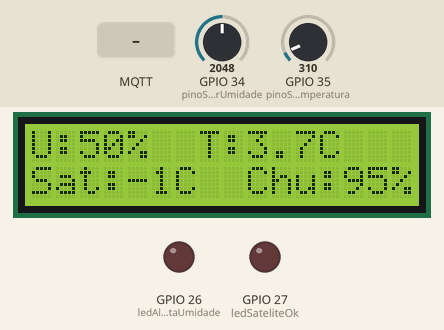
Simulated run of this sketch. Board: ESP32. Parts: 16×2 character LCD, output pins drawn as LEDs (lit = HIGH). The test bench sets the inputs (shaded band); at power-on: GPIO 34 (pinoSensorUmidade) = 2048, GPIO 35 (pinoSensorTemperatura) = 310. WiFi joins after 1.5 s; servers stay silent unless stated; random numbers use the default seed unless the sketch sets one; no MQTT or app messages arrive unless stated; what the sketch prints to the serial monitor is not drawn.

Above: at 2.9 s.
3.0 s: GPIO 34 (pinoSensorUmidade) set to 877
At 3.9 s:
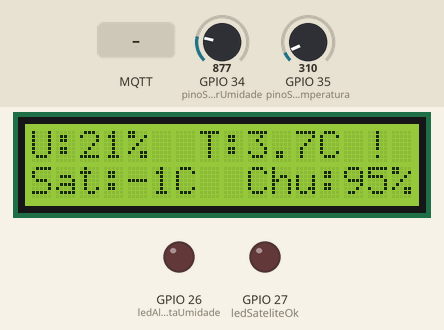
6.1 s: GPIO 34 (pinoSensorUmidade) set to 750
At 7.3 s:
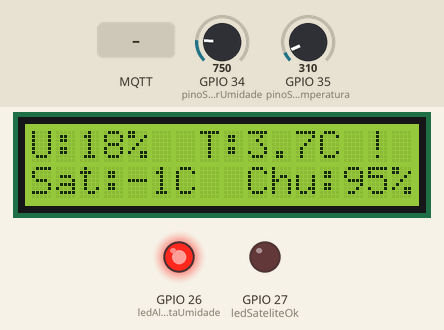
7.6 s: MQTT message "ON" arrives on the second subscribed topic
At 8.7 s:
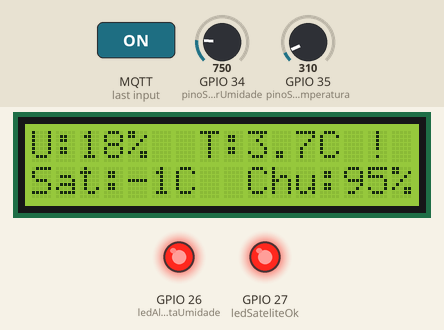
9.2 s: GPIO 34 (pinoSensorUmidade) set to 1219
At 9.7 s:
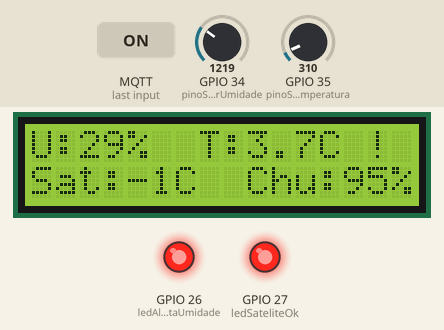
12.3 s: GPIO 34 (pinoSensorUmidade) set to 1331
At 13.3 s:
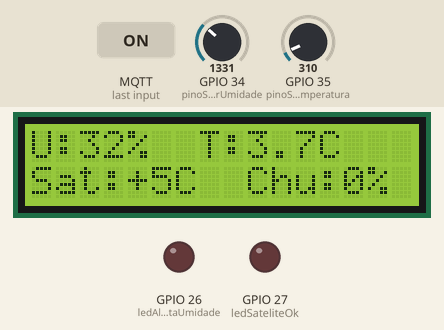
14.2 s: GPIO 35 (pinoSensorTemperatura) set to 372
At 15.2 s:
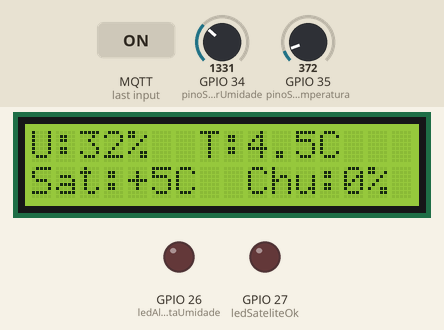
Timing chart, 0 to 16.8 s (numbered marks = the images above; inputs shaded):
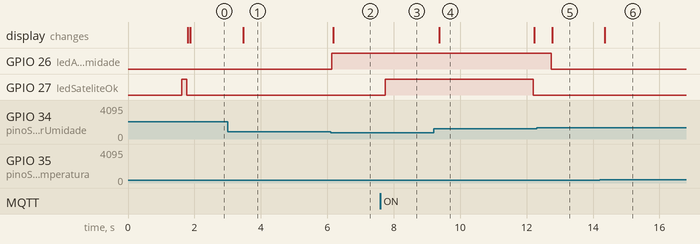

The sketch:

sketch.ino
```cpp
#include <WiFi.h>
#include <WiFiClientSecure.h>
#include <PubSubClient.h>
#include <LiquidCrystal_I2C.h>
#include <ArduinoJson.h>

// ========== CONFIGURAÇÕES WI-FI ==========
const char* ssid = "Wokwi-GUEST";
const char* password = "";

// ========== CONFIGURAÇÕES MQTT  ==========
const char* mqtt_server = "f05b7d6dd3404ddfa906daa3d79de4b0.s1.eu.hivemq.cloud";
const int mqtt_port = 8883;
const char* mqtt_user = "isismodd";
const char* mqtt_password = "Pipoca20";
const char* mqtt_client_id = "ESP32_Estacao_Solo_001";

// Tópicos MQTT
const char* topico_sensores_local = "estacao/solo/sensores";
const char* topico_satelite = "estacao/satelite/dados";
const char* topico_estacao_completa = "estacao/completa/status";
const char* topico_comando_led_alerta = "estacao/comando/led_alerta";
const char* topico_comando_led_satelite = "estacao/comando/led_satelite";

// ========== PINAGEM ==========
const int pinoSensorUmidade = 34;
const int pinoSensorTemperatura = 35;
const int ledAlertaUmidade = 26;
const int ledSateliteOk = 27;

// ========== LCD I2C ==========
LiquidCrystal_I2C lcd(0x27, 16, 2);

// ========== VARIÁVEIS ==========
WiFiClientSecure espClient;
PubSubClient client(espClient);

float umidadeSolo = 0.0;
float temperaturaLocal = 0.0;
float tempSatelite = 0.0;
float pressaoSatelite = 0.0;
float chuvaSatelite = 0.0;

unsigned long lastSatelliteUpdate = 0;
unsigned long lastMqttPublish = 0;
const unsigned long satelliteInterval = 10000;
const unsigned long mqttInterval = 5000;

// ========== FUNÇÕES ==========
float lerUmidadeSolo() {
  int valorAnalogico = analogRead(pinoSensorUmidade);
  float percentual = map(valorAnalogico, 0, 4095, 0, 100);
  return constrain(percentual, 0, 100);
}

float lerTemperaturaLocal() {
  int valorAnalogico = analogRead(pinoSensorTemperatura);
  float temperatura = map(valorAnalogico, 0, 4095, 0, 500) / 10.0;
  return temperatura;
}

void atualizarDadosSatelite() {
  tempSatelite = random(-100, 450) / 10.0;
  pressaoSatelite = random(9500, 10500) / 10.0;
  chuvaSatelite = random(0, 100);

  Serial.println("=================================");
  Serial.println("📡 DADOS RECEBIDOS DOS SATÉLITES:");
  Serial.printf("   Temperatura prevista: %.1f °C\n", tempSatelite);
  Serial.printf("   Pressão atmosférica: %.1f hPa\n", pressaoSatelite);
  Serial.printf("   Probabilidade de chuva: %.0f %%\n", chuvaSatelite);
  Serial.println("=================================");

  digitalWrite(ledSateliteOk, HIGH);
  delay(150);
  digitalWrite(ledSateliteOk, LOW);
}

void atualizarDisplay() {
  lcd.clear();

  lcd.setCursor(0, 0);
  lcd.print("U:" + String(umidadeSolo, 0) + "%");
  lcd.setCursor(7, 0);
  lcd.print("T:" + String(temperaturaLocal, 1) + "C");

  lcd.setCursor(0, 1);
  if (tempSatelite >= 0) {
    lcd.print("Sat:+" + String(tempSatelite, 0) + "C");
  } else {
    lcd.print("Sat:" + String(tempSatelite, 0) + "C");
  }

  lcd.setCursor(9, 1);
  lcd.print("Chu:" + String(chuvaSatelite, 0) + "%");

  if (umidadeSolo < 30) {
    lcd.setCursor(14, 0);
    lcd.print("!");
  }
}

void controlarAlertaLocal() {
  if (umidadeSolo < 20.0) {
    digitalWrite(ledAlertaUmidade, HIGH);
    client.publish("estacao/eventos/alerta", "CRITICO: Solo muito seco!");
  } else if (umidadeSolo > 30.0) {
    digitalWrite(ledAlertaUmidade, LOW);
  }
}

void publicarSensoresLocal() {
  StaticJsonDocument<256> doc;
  doc["umidade_solo_percent"] = umidadeSolo;
  doc["temperatura_local_celsius"] = temperaturaLocal;
  doc["alerta_seco"] = (umidadeSolo < 30.0);
  doc["alerta_critico"] = (umidadeSolo < 20.0);
  doc["timestamp_ms"] = millis();

  char buffer[256];
  serializeJson(doc, buffer);

  if (client.publish(topico_sensores_local, buffer)) {
    Serial.println("✅ [MQTT] Tópico 1 publicado: " + String(topico_sensores_local));
    Serial.println("   Conteúdo: " + String(buffer));
  } else {
    Serial.println("❌ [MQTT] Falha ao publicar tópico 1");
  }
}

void publicarDadosSatelite() {
  StaticJsonDocument<256> doc;
  doc["temperatura_prevista_celsius"] = tempSatelite;
  doc["pressao_atmosferica_hPa"] = pressaoSatelite;
  doc["probabilidade_chuva_percent"] = chuvaSatelite;
  doc["fonte"] = "constelacao_satelites_meteorologicos";
  doc["timestamp_ms"] = millis();

  char buffer[256];
  serializeJson(doc, buffer);

  if (client.publish(topico_satelite, buffer)) {
    Serial.println("✅ [MQTT] Tópico 2 publicado: " + String(topico_satelite));
    Serial.println("   Conteúdo: " + String(buffer));
  } else {
    Serial.println("❌ [MQTT] Falha ao publicar tópico 2");
  }
}

void publicarEstacaoCompleta() {
  StaticJsonDocument<256> doc;

  doc["umidade"] = umidadeSolo;
  doc["temp_local"] = temperaturaLocal;
  doc["alerta"] = (umidadeSolo < 30.0);
  doc["temp_sat"] = tempSatelite;
  doc["pressao"] = pressaoSatelite;
  doc["chuva"] = chuvaSatelite;

  if (umidadeSolo < 20.0) {
    doc["status"] = "C";
  } else if (umidadeSolo < 50.0) {
    doc["status"] = "A";
  } else {
    doc["status"] = "N";
  }

  doc["timestamp"] = millis();

  char buffer[256];
  serializeJson(doc, buffer);

  if (client.publish(topico_estacao_completa, buffer)) {
    Serial.println("✅ [MQTT] Tópico 3 publicado: " + String(topico_estacao_completa));
    Serial.println("   Conteúdo: " + String(buffer));
  } else {
    Serial.println("❌ [MQTT] Falha ao publicar tópico 3");
  }
  Serial.println("");
}

void callback(char* topic, byte* payload, unsigned int length) {
  String message;
  for (int i = 0; i < length; i++) {
    message += (char)payload[i];
  }

  Serial.println("=================================");
  Serial.printf("📩 COMANDO MQTT RECEBIDO: %s -> %s\n", topic, message.c_str());

  if (String(topic) == topico_comando_led_alerta) {
    if (message == "ON") {
      digitalWrite(ledAlertaUmidade, HIGH);
      client.publish("estacao/resposta/led_alerta", "LIGADO");
      Serial.println("   🔴 LED VERMELHO LIGADO");
    } else if (message == "OFF") {
      digitalWrite(ledAlertaUmidade, LOW);
      client.publish("estacao/resposta/led_alerta", "DESLIGADO");
      Serial.println("   🔴 LED VERMELHO DESLIGADO");
    }
  }

  if (String(topic) == topico_comando_led_satelite) {
    if (message == "ON") {
      digitalWrite(ledSateliteOk, HIGH);
      client.publish("estacao/resposta/led_satelite", "LIGADO");
      Serial.println("   🟢 LED VERDE LIGADO");
    } else if (message == "OFF") {
      digitalWrite(ledSateliteOk, LOW);
      client.publish("estacao/resposta/led_satelite", "DESLIGADO");
      Serial.println("   🟢 LED VERDE DESLIGADO");
    }
  }
  Serial.println("=================================");
}

void setup_wifi() {
  delay(10);
  Serial.println("\n=================================");
  Serial.println("📡 CONECTANDO AO WI-FI...");
  Serial.printf("   SSID: %s\n", ssid);

  WiFi.begin(ssid, password);

  while (WiFi.status() != WL_CONNECTED) {
    delay(500);
    Serial.print(".");
  }

  Serial.println("\n✅ WI-FI CONECTADO!");
  Serial.printf("   IP Address: %s\n", WiFi.localIP().toString().c_str());
  Serial.println("=================================");
}

void reconnect_mqtt() {
  while (!client.connected()) {
    Serial.print("🔄 Conectando ao broker MQTT...");
    Serial.printf(" %s:%d\n", mqtt_server, mqtt_port);

    // Conecta com usuário e senha
    if (client.connect(mqtt_client_id, mqtt_user, mqtt_password)) {
      Serial.println("✅ CONECTADO AO BROKER MQTT!");

      client.subscribe(topico_comando_led_alerta);
      client.subscribe(topico_comando_led_satelite);
      client.publish("estacao/status", "online");
      Serial.println("   Status 'online' publicado");
    } else {
      Serial.printf("❌ FALHA! rc=%d\n", client.state());
      Serial.println("   Tentando novamente em 5 segundos...");
      delay(5000);
    }
  }
}

void setup() {
  Serial.begin(115200);

  pinMode(pinoSensorUmidade, INPUT);
  pinMode(pinoSensorTemperatura, INPUT);
  pinMode(ledAlertaUmidade, OUTPUT);
  pinMode(ledSateliteOk, OUTPUT);

  // Inicializa LCD I2C
  lcd.init();
  lcd.backlight();
  lcd.print("Inicializando...");
  lcd.setCursor(0, 1);
  lcd.print("Sistema IoT");

  setup_wifi();


  espClient.setInsecure();

  client.setServer(mqtt_server, mqtt_port);
  client.setCallback(callback);

  randomSeed(analogRead(0));
  atualizarDadosSatelite();
  lastSatelliteUpdate = millis();

  lcd.clear();
  lcd.print("MQTT: Conect...");

  Serial.println("\n🚀 SISTEMA INICIALIZADO!\n");
}

void loop() {
  if (!client.connected()) {
    reconnect_mqtt();
  }
  client.loop();

  umidadeSolo = lerUmidadeSolo();
  temperaturaLocal = lerTemperaturaLocal();

  controlarAlertaLocal();

  if (millis() - lastSatelliteUpdate >= satelliteInterval) {
    atualizarDadosSatelite();
    lastSatelliteUpdate = millis();
  }

  if (millis() - lastMqttPublish >= mqttInterval) {
    publicarSensoresLocal();
    publicarDadosSatelite();
    publicarEstacaoCompleta();
    lastMqttPublish = millis();
  }

  atualizarDisplay();
  delay(500);
}
```

Measured:
- the behaviour switches between 819 and 818 on GPIO 34 (pinoSensorUmidade) (found by bisection; images 1 and 2)
- the behaviour switches between 1269 and 1270 on GPIO 34 (pinoSensorUmidade) (found by bisection; images 4 and 5)
- after the input at 3.0 s, the display: changes after 0.47 s (image 1)
- after the input at 6.1 s, GPIO 26 (ledAlertaUmidade): LOW → HIGH at once; the display: changes after 0.07 s (image 2)
- after the input at 7.6 s, GPIO 27 (ledSateliteOk): LOW → HIGH after 0.14 s
- after the input at 12.3 s, GPIO 26 (ledAlertaUmidade): HIGH → LOW after 0.44 s; the display: changes after 0.47 s (image 5)
- after the input at 14.2 s, the display: changes after 0.15 s (image 6)
